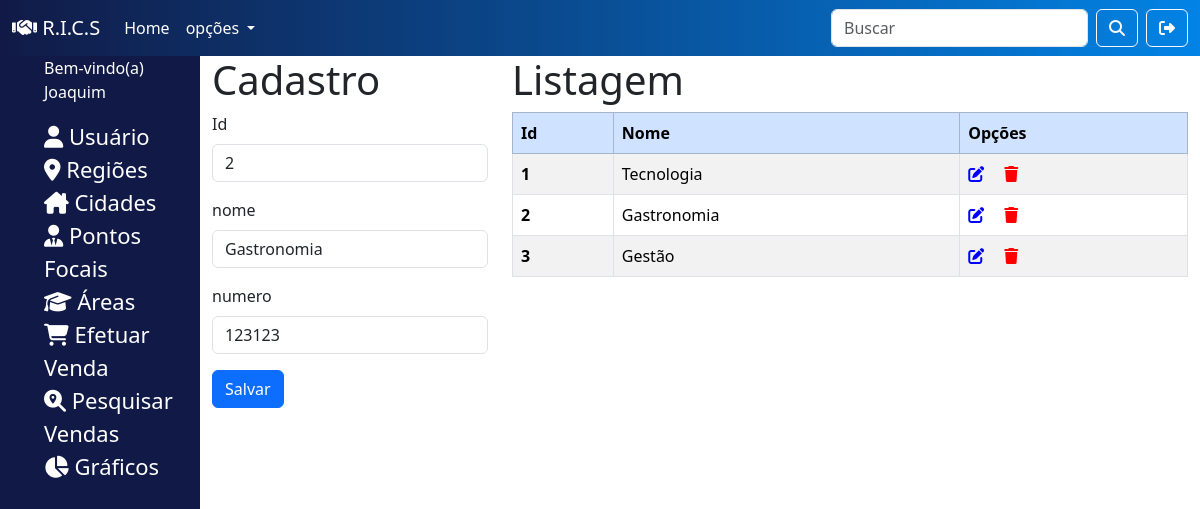
Screenshot of /sistema/area.php?id=2 (signed in) with the database file from the repository.
### tables this page shows
CREATE TABLE area(
    id INT PRIMARY KEY NOT NULL AUTO_INCREMENT,
    nome VARCHAR(15) NOT NULL,
    numero INT
);

### sistema/area.php (the view, shortened to what this page needs)
<?php
  include './backend/conexao.php';
  include './recursos/cabecalho.php';
  $destino = "./backend/area/inserir.php";
  if(!empty($_GET['id'])){
    $id = $_GET['id'];
    $sql = "SELECT * FROM area WHERE id='$id' ";
    $dados = mysqli_query($conexao, $sql);
    $regioes = mysqli_fetch_assoc($dados);
    $destino = "./backend/area/alterar.php";
  }
?>
<body>
  <?php include './recursos/menuSuperior.php'?>
  <div class="container-fluid">
    <div class="row">
      <div class="col-2 menu">
        <?php include './recursos/menuLateral.php' ?>
      </div>
      <div class="col-3">
        <h1> Cadastro </h1>
        <form action="<?= $destino ?>" method="post">
          <div class="mb-3">
            <label class="form-label"> Id </label>
            <input readonly name="id" type="text" value="<?php echo isset($regioes) ? $regioes['id']: "" ?>" class="form-control">
          </div>
          <div class="mb-3">
            <label class="form-label"> nome </label>
            <input name="nome" type="text" autofocus value="<?php echo isset($regioes) ? $regioes['nome']: "" ?>" class="form-control">
          </div>
          <div class="mb-3">
            <label class="form-label"> numero </label>
            <input name="numero" type="text" autofocus value="<?php echo isset($regioes) ? $regioes['numero']: "" ?>" class="form-control">
          </div>
          <button type="submit" class="btn btn-primary"> Salvar </button>
        </form>
      </div>
      <div class="col-7">
        <h1> Listagem </h1>
        <table id="tabela" class="table table-striped table-bordered" >
          <thead class="table-primary">
            <tr>
              <th scope="col">Id</th>
              <th scope="col">Nome</th>
              <th scope="col">Opções</th>
            </tr>
          </thead>
          <tbody>
          <?php
            $sql = "SELECT * FROM area";
            $dados = mysqli_query($conexao, $sql);
            while($coluna = mysqli_fetch_assoc($dados)){
          ?>
            <tr>
              <th scope="row"> <?php echo $coluna['id'] ?></th>
              <td> <?php echo $coluna['nome'] ?> </td>
              <td>
                <a href="./area.php?id=<?= $coluna['id'] ?>"> <i class="fa-solid fa-pen-to-square me-3" style="color: blue;"></i></a>
                <a href="<?php echo "./backend/area/excluir.php?id=".$coluna['id'] ?>" onclick="return confirm('Deseja realmente excluir?')"><i class="fa-solid fa-trash" style="color: #ff0000;"></i> </a>
              </td>
            </tr>
          <?php }  ?>
          </tbody>
        </table>
      </div>
    </div>
  </div>
</body>
</html>

### sistema/estilo.css (style rules this page uses)
.menu { background-color: rgb(17, 26, 70); height: 100vh; list-style: none; }

### rows the page displays
area: id "2", nome "Gastronomia", numero "123123"
area: id "1", nome "Tecnologia"
area: id "3", nome "Gestão"

### other values shown
$_SESSION['usuario'] "Joaquim"
